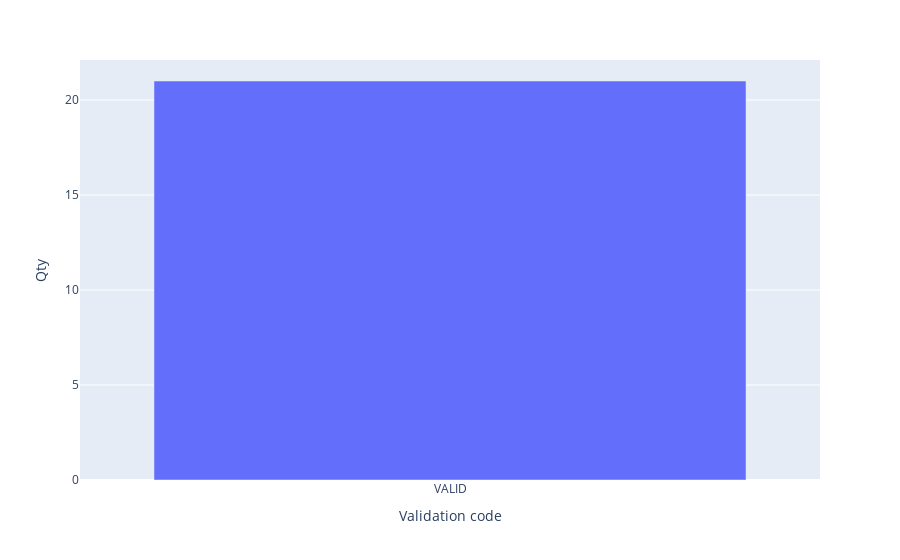

The notebook cell saved with this chart:
### Code cell
labels={"x":"Validation code","y":"Qty"}
fig = px.bar(x=txDfr['validation_code'].unique(),y=txDfr['validation_code'].value_counts(),labels=labels)
fig

### Figure 1 — Plotly figure (JSON) as saved in the notebook; plotly's stock layout.template omitted (floating-point values rounded to 4 significant figures)
{"data": [{"alignmentgroup": "True", "hovertemplate": "Validation code=%{x}<br>Qty=%{y}<extra></extra>", "legendgroup": "", "marker": {"color": "#636efa"}, "name": "", "offsetgroup": "", "orientation": "v", "showlegend": false, "textposition": "auto", "type": "bar", "x": ["VALID"], "xaxis": "x", "y": [21], "yaxis": "y"}], "layout": {"barmode": "relative", "legend": {"tracegroupgap": 0}, "margin": {"t": 60}, "xaxis": {"anchor": "y", "domain": [0, 1], "title": {"text": "Validation code"}}, "yaxis": {"anchor": "x", "domain": [0, 1], "title": {"text": "Qty"}}}}
